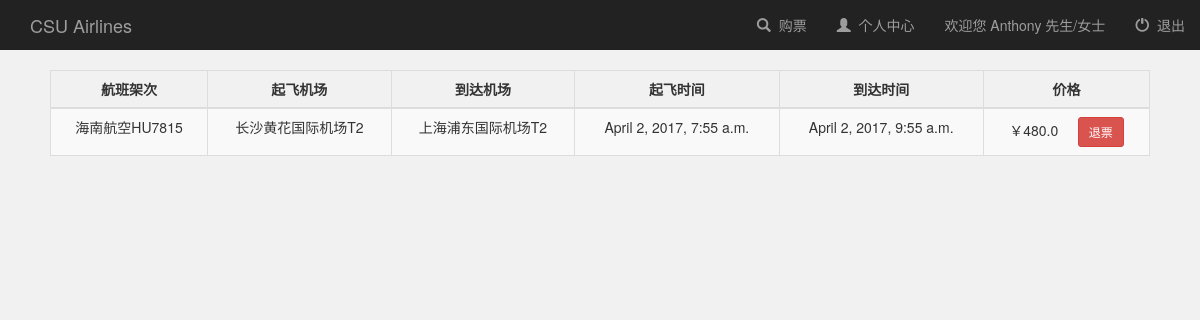
The page /booksystem/user_info/ (signed in) on the database its author committed.
### booksystem/models.py (models this page shows, shortened)
class Flight(models.Model):
    user = models.ManyToManyField(User, default=1)  # 有了这个字段之后，默认的后台添加失效，必须要自定义Form，除去这个字段
    name = models.CharField(max_length=100)  # 班次  南方航空CZ3969
    leave_city = models.CharField(max_length=100, null=True)  # 离开城市
    arrive_city = models.CharField(max_length=100, null=True)  # 到达城市
    leave_airport = models.CharField(max_length=100, null=True)  # 离开的机场
    arrive_airport = models.CharField(max_length=100, null=True)  # 到达的机场
    leave_time = models.DateTimeField(null=True)  # DateTimeField包括了DateField信息，并且添加了时间
    arrive_time = models.DateTimeField(null=True)
    capacity = models.IntegerField(default=0, null=True)  # 座位总数
    price = models.FloatField(default=0, null=True)  # 价格
    book_sum = models.IntegerField(default=0, null=True)  # 订票总人数
    income = models.FloatField(default=0, null=True)  # 收入

### booksystem/views.py (the view)
def user_info(request):
    if request.user.is_authenticated():
        if request.user.id == ADMIN_ID:
            context = admin_finance(request)  # 获取要传入前端的数据
            return render(request, 'booksystem/admin_finance.html', context)
        else:
            booked_flights = Flight.objects.filter(user=request.user)  # 从 booksystem_flight_user 表过滤出该用户订的航班
            context = {
                'booked_flights': booked_flights,
                'username': request.user.username,  # 导航栏信息更新
            }
            return render(request, 'booksystem/user_info.html', context)
    return render(request, 'booksystem/login.html')  # 用户如果没登录，render登录页面

### booksystem/templates/booksystem/user_info.html (shortened to what this page needs)
{% extends 'booksystem/base.html' %}
{% block login_display %}
    <a href="#">欢迎您 {{ username }} 先生/女士</a>
{% endblock %}
{% block content %}
    <div class="main">
        <table class="table table-striped table-bordered">
            <thead>
            <tr>
                <th style="text-align: center">航班架次</th>
                <th style="text-align: center">起飞机场</th>
                <th style="text-align: center">到达机场</th>
                <th style="text-align: center">起飞时间</th>
                <th style="text-align: center"> 到达时间</th>
                <th style="text-align: center">价格</th>
            </tr>
            </thead>
            <tbody style="text-align: center">
            {% for flight in booked_flights %}
                <tr>
                    <td>{{ flight.name }}</td>
                    <td>{{ flight.leave_city }}{{ flight.leave_airport }}</td>
                    <td>{{ flight.arrive_city }}{{ flight.arrive_airport }}</td>
                    <td>{{ flight.leave_time }}</td>
                    <td>{{ flight.arrive_time }}</td>
                    <td>￥{{ flight.price }} &nbsp;&nbsp;&nbsp;
                        <button class="btn btn-sm btn-danger" onclick="refund({{ flight.id }})">退票</button>
                    </td>
                </tr>
            {% endfor %}
            </tbody>
        </table>
    </div>
{% endblock %}

### booksystem/templates/booksystem/user_info.html (style rules this page uses)
.main { margin-top: 20px; margin-left: 50px; margin-right: 50px; }

### rows shown on the page
Flight: name "海南航空HU7815", leave_city "长沙", leave_airport "黄花国际机场T2", arrive_city "上海", arrive_airport "浦东国际机场T2", leave_time "April 2, 2017, 7:55 a.m.", arrive_time "April 2, 2017, 9:55 a.m.", price "480.0"

### other values the page prints
{{ username }} "Anthony"
